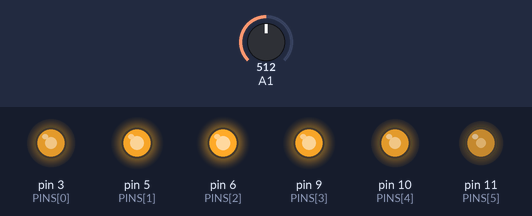
Simulated run of this sketch. Board: Arduino Uno, built with avr-gcc and run on an emulated ATmega328P. On the bench: output pins drawn as LEDs (lit = HIGH). The inputs (shaded band) are chosen by the test bench; at power-on: A1 = 512.

Above: at 1.2 s.
1.3 s: A1 set to 716
At 2.5 s:
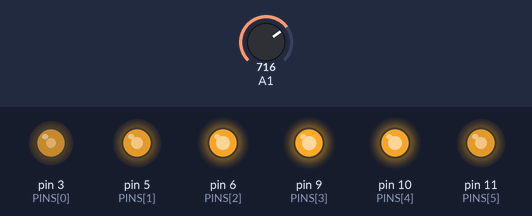
2.8 s: A1 set to 900
At 3.8 s:
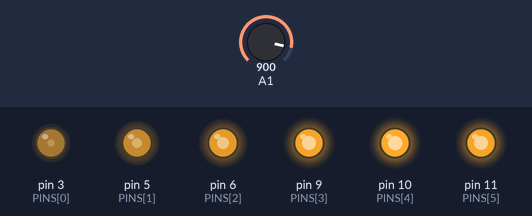
4.3 s: A1 set to 1023
At 5.0 s:
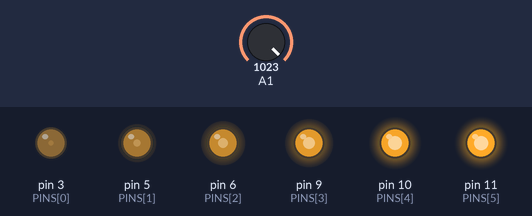
5.8 s: A1 set to 511
At 6.1 s:
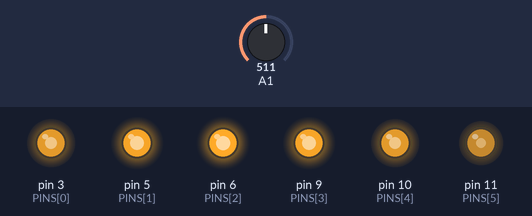
7.3 s: A1 set to 306
At 8.5 s:
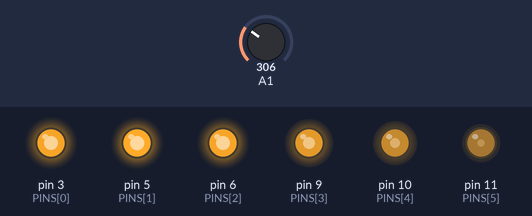
Timing chart, 0 to 9.8 s (numbered marks = the images above; inputs shaded):
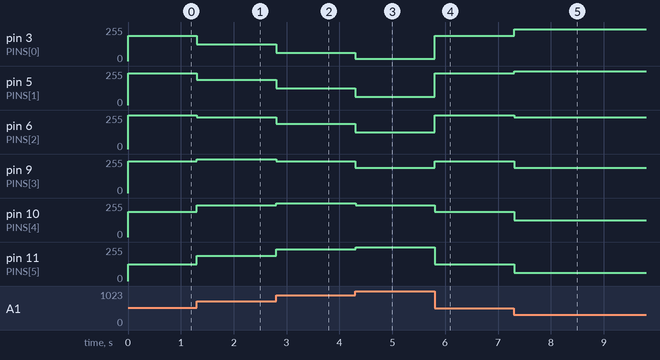

The sketch:

exam.ino
```cpp
#include <math.h>

const int PINS[] = {3, 5, 6, 9, 10, 11};

const double T = M_PI / 6;

void setup()
{
    pinMode(A1, INPUT);
    for (auto p : PINS)
        pinMode(p, OUTPUT);
}

int value(int i, int crest)
{
    return round(cos((i - crest) * T) * 128 + 127);
}

void loop()
{
    int crest = map(analogRead(A1), 0, 1023, 0, 5);
    for (int i = 0; i < 6; i++)
        analogWrite(PINS[i], value(i, crest));
    delay(10);
}
```

Measured:
- after the input at 1.3 s, pin 3 (PINS[0]): 191/255 → 127/255 at once; pin 5 (PINS[1]): 238/255 → 191/255 at once; pin 6 (PINS[2]): 255/255 → 238/255 at once; pin 9 (PINS[3]): 238/255 → 255/255 at once; pin 10 (PINS[4]): 191/255 → 238/255 at once
- after the input at 2.8 s, pin 3 (PINS[0]): 127/255 → 63/255 at once; pin 5 (PINS[1]): 191/255 → 127/255 at once; pin 6 (PINS[2]): 238/255 → 191/255 at once; pin 9 (PINS[3]): 255/255 → 238/255 at once; pin 10 (PINS[4]): 238/255 → 255/255 at once
- after the input at 4.3 s, pin 3 (PINS[0]): 63/255 → 16/255 at once; pin 5 (PINS[1]): 127/255 → 63/255 at once; pin 6 (PINS[2]): 191/255 → 127/255 at once; pin 9 (PINS[3]): 238/255 → 191/255 at once; pin 10 (PINS[4]): 255/255 → 238/255 at once
- after the input at 5.8 s, pin 3 (PINS[0]): 16/255 → 191/255 at once; pin 5 (PINS[1]): 63/255 → 238/255 at once; pin 6 (PINS[2]): 127/255 → 255/255 at once; pin 9 (PINS[3]): 191/255 → 238/255 at once; pin 10 (PINS[4]): 238/255 → 191/255 at once
- after the input at 7.3 s, pin 3 (PINS[0]): 191/255 → 238/255 at once; pin 5 (PINS[1]): 238/255 → 255/255 at once; pin 6 (PINS[2]): 255/255 → 238/255 at once; pin 9 (PINS[3]): 238/255 → 191/255 at once; pin 10 (PINS[4]): 191/255 → 127/255 at once
